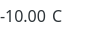
   <widget class="QWidget" name="G_widget_8" native="true">
    <property name="geometry">
     <rect>
      <x>600</x>
      <y>138</y>
      <width>91</width>
      <height>31</height>
     </rect>
    </property>
    <property name="styleSheet">
     <string notr="true">background-color:transparent;</string>
    </property>
    <widget class="QWidget" name="gridLayoutWidget_12">
     <property name="geometry">
      <rect>
       <x>0</x>
       <y>0</y>
       <width>81</width>
       <height>31</height>
      </rect>
     </property>
     <layout class="QGridLayout" name="gridLayout_14">
      <property name="sizeConstraint">
       <enum>QLayout::SetDefaultConstraint</enum>
      </property>
      <item row="0" column="1">
       <widget class="QLabel" name="G_label_14">
        <property name="font">
         <font>
          <family>HUN-din 1451</family>
          <pointsize>12</pointsize>
         </font>
        </property>
        <property name="styleSheet">
         <string notr="true">color:#2d3438; 
background-color:transparent;</string>
        </property>
        <property name="text">
         <string>C</string>
        </property>
       </widget>
      </item>
      <item row="0" column="0">
       <widget class="QLabel" name="G_display_14">
        <property name="font">
         <font>
          <family>HUN-din 1451</family>
          <pointsize>12</pointsize>
         </font>
        </property>
        <property name="styleSheet">
         <string notr="true">color:#2d3438; 
background-color:transparent;</string>
        </property>
        <property name="text">
         <string>-10.00</string>
        </property>
        <property name="alignment">
         <set>Qt::AlignLeading|Qt::AlignLeft|Qt::AlignVCenter</set>
        </property>
       </widget>
      </item>
     </layout>
    </widget>
   </widget>
